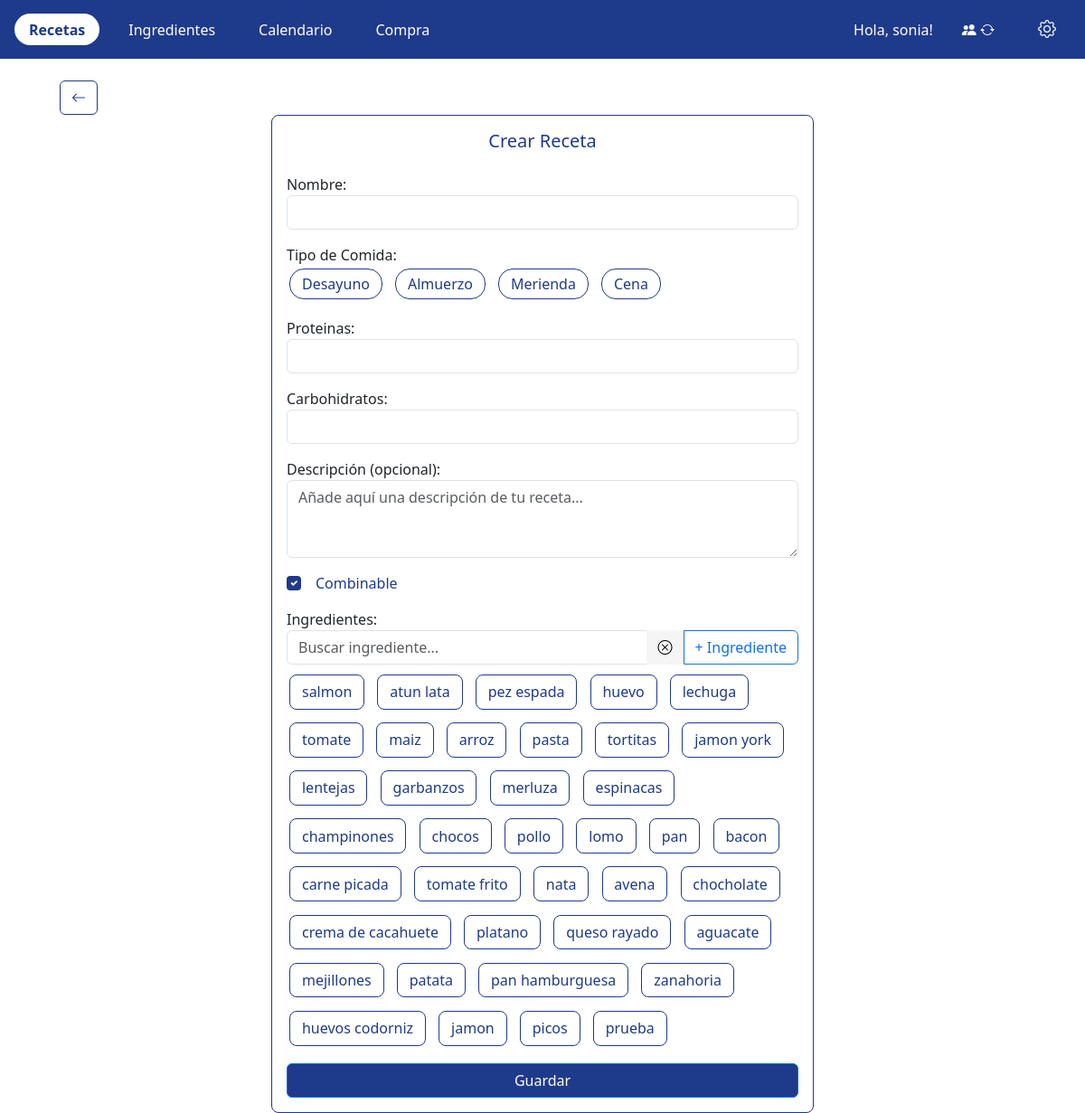
The app's page /recetas/crear/ (signed in), older data.
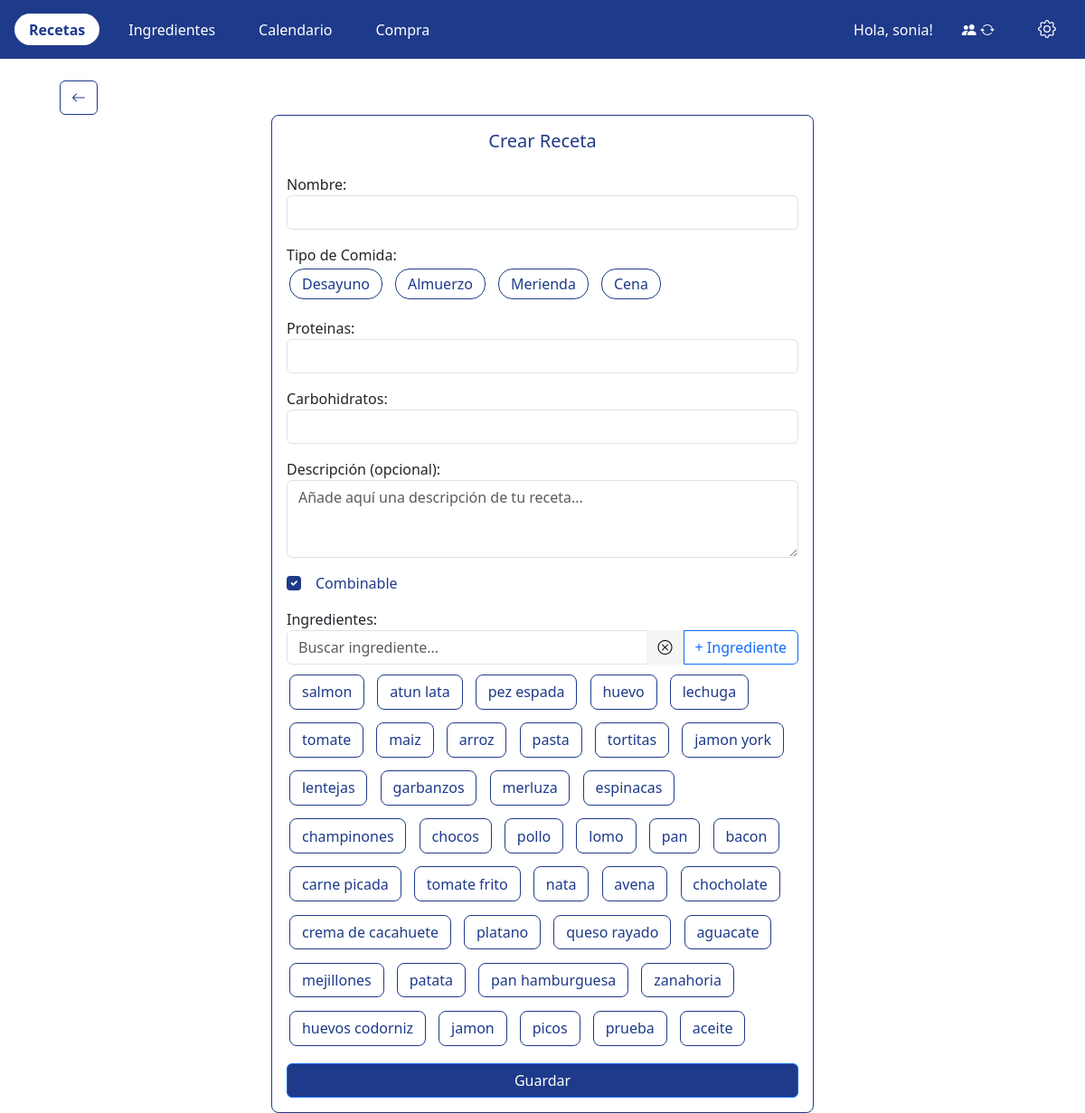
The same page, newer data.
### app/models.py (models this page shows, shortened)
class Ingrediente(models.Model):
    nombre = models.CharField(
        max_length=100,
        validators=[
            RegexValidator(
                regex=r'^[a-zA-Z0-9ñÑáéíóúÁÉÍÓÚ,\s]+$',
                message='El nombre solo puede contener letras, números, espacios, comas y la letra ñ.',
                code='invalid_nombre'
            )
        ]
    )
    frec = models.IntegerField(validators=[MinValueValidator(1)])
    familia = models.ForeignKey(Familia, on_delete=models.CASCADE, related_name='ingredientes')
    def __str__(self):
        return self.nombre

### app/views/recetas.py (the view)
# urls.py: path('recetas/crear/', login_required(recetas.crear_receta), name='crear_receta'),
@login_required
def crear_receta(request):
    familia = request.user.familias.first()
    ingrediente_form = IngredienteForm()
    if request.method == 'POST':
        form = RecetaForm(request.POST)
        if form.is_valid():
            receta = form.save(commit=False)
            receta.familia = familia
            receta.save()
            form.save_m2m()
            return render(request, 'recetas/crear_receta.html', {
                'form': RecetaForm(),
                'ingrediente_form': IngredienteForm(),
                'exito': True
            })
    else:
        form = RecetaForm()
    return render(request, 'recetas/crear_receta.html', {'form': form, 'ingrediente_form': ingrediente_form})

### app/forms.py
class RecetaForm(forms.ModelForm):
    nombre = forms.CharField(max_length=100)
    proteinas = forms.IntegerField()
    carbohidratos = forms.IntegerField()
    descripcion = forms.CharField(
        label="Descripción (opcional)",
        required=False,
        widget=forms.Textarea(attrs={
            'class': 'form-control',
            'rows': 3,
            'placeholder': 'Añade aquí una descripción de tu receta...',
            'style': 'max-height:300px; resize:vertical; overflow-y:auto;'
        })
    )
    combinable = forms.BooleanField(
        required=False,
        initial=True,
        widget=forms.CheckboxInput(attrs={'class': 'form-check-input'})
    )
    class Meta:
        model = Receta
        fields = ['nombre', 'tipo_comida', 'proteinas', 'carbohidratos', 'descripcion', 'combinable', 'ingredientes']
        widgets = {
            'tipo_comida': forms.CheckboxSelectMultiple,
            'ingredientes': forms.CheckboxSelectMultiple,
        }

### app/models.py (called while the page is built)
    def __str__(self):
        return self.nombre

### app/templates/recetas/crear_receta.html (shortened to what this page needs)
{% extends 'navbar.html' %}
{% block content %}
<link href="https://cdn.jsdelivr.net/npm/bootstrap@5.3.0/dist/css/bootstrap.min.css" rel="stylesheet">
<div class="container mt-4">
  <a href="{% url 'listado_recetas' %}" class="btn btn-secondary ms-4">
    <i class="bi bi-arrow-left"></i>
  </a>
  <div class="card-receta mx-auto" style="max-width: 600px;">
    <h5 class="text-center mb-4">Crear Receta</h5>
    <form method="post">
      <div class="mb-3">
        {{ form.nombre.label_tag }}
        <input type="text" name="{{ form.nombre.name }}" id="{{ form.nombre.id_for_label }}"
          value="{{ form.nombre.value|default_if_none:'' }}" class="form-control">
      </div>
      <div class="mb-3">
        <label>Tipo de Comida:</label>
        <div id="tipo-comida-create" class="d-flex flex-wrap gap-2 mb-2">
          {% for checkbox in form.tipo_comida %}
          <span class="meal-btn{% if checkbox.choice_value in form.initial.tipo_comida %} active{% endif %}"
            data-input-id="{{ checkbox.id_for_label }}">
            {{ checkbox.choice_label }}
          </span>
          {% endfor %}
        </div>
      </div>
      <div class="mb-3">
        {{ form.proteinas.label_tag }}
        <input type="number" name="{{ form.proteinas.name }}" id="{{ form.proteinas.id_for_label }}"
          value="{{ form.proteinas.value|default_if_none:'' }}" class="form-control">
      </div>
      <div class="mb-3">
        {{ form.carbohidratos.label_tag }}
        <input type="number" name="{{ form.carbohidratos.name }}" id="{{ form.carbohidratos.id_for_label }}"
          value="{{ form.carbohidratos.value|default_if_none:'' }}" class="form-control">
      </div>
      <div class="mb-3">
        {{ form.descripcion.label_tag }}
        {{ form.descripcion }}
      </div>
      <div class="form-check mb-3">
        {{ form.combinable }}
        <label class="form-check-label" for="{{ form.combinable.id_for_label }}">
          {{ form.combinable.label }}
        </label>
      </div>
      <div class="mb-3">
        <label>Ingredientes:</label>
        <div class="input-group mb-2">
          <input type="text" id="buscar-ingrediente" class="form-control" placeholder="Buscar ingrediente...">
          <button class="btn" type="button" id="clear-ingrediente" title="Limpiar búsqueda">
            <i class="bi bi-x-circle"></i>
          </button>
          <button class="btn btn-outline-primary" type="button" data-bs-toggle="modal"
            data-bs-target="#modalAddIngrediente">
            + Ingrediente
          </button>
        </div>
        <div id="ingredientes-create" class="d-flex flex-wrap gap-2 mb-2">
          {% for checkbox in form.ingredientes %}
          <span
            class="ingrediente-item{% if checkbox.choice_value in form.initial.ingredientes %} seleccionado{% endif %}"
            data-input-id="{{ checkbox.id_for_label }}" data-nombre="{{ checkbox.choice_label|lower }}">
            {{ checkbox.choice_label }}
          </span>
          {% endfor %}
        </div>
      </div>
      <button type="submit" class="btn btn-primary w-100">Guardar</button>
    </form>
  </div>
</div>
{% endblock %}

Row changes from the older to the newer data that the page shows:
added Ingrediente: choice_label "aceite"
